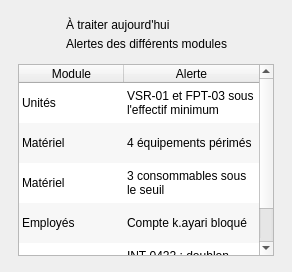
<widget class="QFrame" name="cadreAlertesDashboard"><property name="variante" stdset="0"><string notr="true">panneau</string></property><layout class="QVBoxLayout" name="layout91"><property name="spacing"><number>12</number></property><property name="leftMargin"><number>18</number></property><property name="topMargin"><number>16</number></property><property name="rightMargin"><number>18</number></property><property name="bottomMargin"><number>16</number></property><item><layout class="QHBoxLayout" name="layout90" stretch="0,1"><property name="spacing"><number>12</number></property><item><widget class="QLabel" name="tuile16"><property name="minimumSize"><size><width>36</width><height>36</height></size></property><property name="maximumSize"><size><width>36</width><height>36</height></size></property><property name="pixmap"><pixmap resource="ressources.qrc">:/images/icones/tuile_bell_rouge.png</pixmap></property><property name="scaledContents"><bool>true</bool></property></widget></item><item><layout class="QVBoxLayout" name="layout89"><property name="spacing"><number>1</number></property><item><widget class="QLabel" name="lbl107"><property name="text"><string>À traiter aujourd'hui</string></property><property name="variante" stdset="0"><string notr="true">titrePanneau</string></property></widget></item><item><widget class="QLabel" name="lbl108"><property name="text"><string>Alertes des différents modules</string></property><property name="variante" stdset="0"><string notr="true">sousTitrePanneau</string></property><property name="wordWrap"><bool>true</bool></property></widget></item></layout></item></layout></item><item><widget class="QTableWidget" name="tblAlertesDashboard"><property name="editTriggers"><set>QAbstractItemView::NoEditTriggers</set></property><property name="alternatingRowColors"><bool>true</bool></property><property name="showGrid"><bool>false</bool></property><property name="selectionBehavior"><enum>QAbstractItemView::SelectRows</enum></property><property name="focusPolicy"><enum>Qt::NoFocus</enum></property><attribute name="horizontalHeaderStretchLastSection"><bool>true</bool></attribute><attribute name="verticalHeaderVisible"><bool>false</bool></attribute><attribute name="verticalHeaderDefaultSectionSize"><number>40</number></attribute><attribute name="horizontalHeaderDefaultSectionSize"><number>105</number></attribute><column><property name="text"><string>Module</string></property></column><column><property name="text"><string>Alerte</string></property></column><row><property name="text"><string>1</string></property></row><row><property name="text"><string>2</string></property></row><row><property name="text"><string>3</string></property></row><row><property name="text"><string>4</string></property></row><row><property name="text"><string>5</string></property></row><item row="0" column="0"><property name="text"><string>Unités</string></property></item><item row="0" column="1"><property name="text"><string>VSR-01 et FPT-03 sous l'effectif minimum</string></property></item><item row="1" column="0"><property name="text"><string>Matériel</string></property></item><item row="1" column="1"><property name="text"><string>4 équipements périmés</string></property></item><item row="2" column="0"><property name="text"><string>Matériel</string></property></item><item row="2" column="1"><property name="text"><string>3 consommables sous le seuil</string></property></item><item row="3" column="0"><property name="text"><string>Employés</string></property></item><item row="3" column="1"><property name="text"><string>Compte k.ayari bloqué</string></property></item><item row="4" column="0"><property name="text"><string>Missions</string></property></item><item row="4" column="1"><property name="text"><string>INT-0422 : doublon probable</string></property></item></widget></item></layout></widget>
